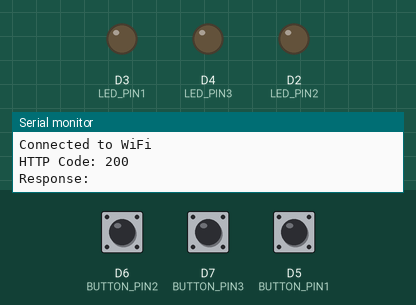
Simulated run of this sketch. Board: ESP8266 (NodeMCU). Parts: output pins drawn as LEDs (lit = HIGH), the last lines printed to the serial monitor. Inputs (shaded band) come from the test bench; at power-on: D6 (BUTTON_PIN2) HIGH, D7 (BUTTON_PIN3) HIGH, D5 (BUTTON_PIN1) HIGH. WiFi joins after 1.5 s; servers stay silent unless stated; uploads are accepted with an empty reply.

Above: at 3.2 s.
3.3 s: D6 (BUTTON_PIN2) pulled LOW for 1.45 s
At 5.2 s:
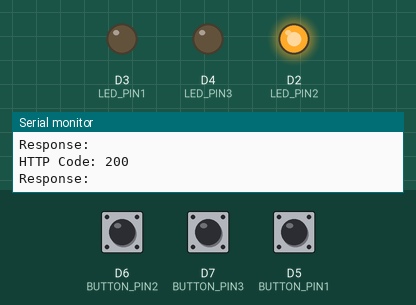
7.1 s: D7 (BUTTON_PIN3) pulled LOW for 1.45 s
At 8.9 s:
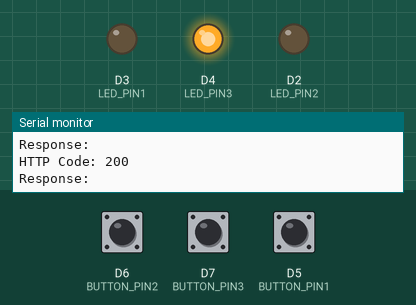
10.7 s: D5 (BUTTON_PIN1) pulled LOW for 1.45 s
At 12.0 s:
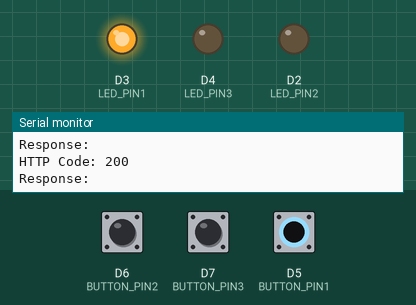
14.3 s: D5 (BUTTON_PIN1) pulled LOW for 3.2 s
At 18.8 s:
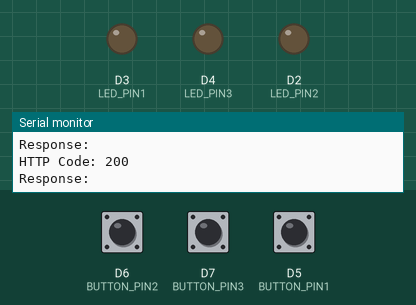
19.1 s: D6 (BUTTON_PIN2) pulled LOW for 3.2 s
At 20.9 s:
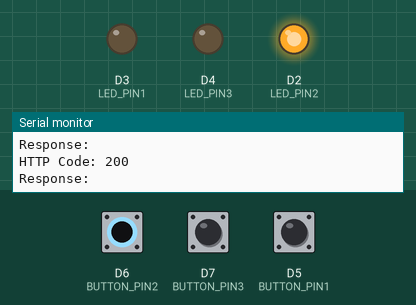
23.9 s: D6 (BUTTON_PIN2) driven LOW and D7 (BUTTON_PIN3) driven LOW
At 25.7 s:
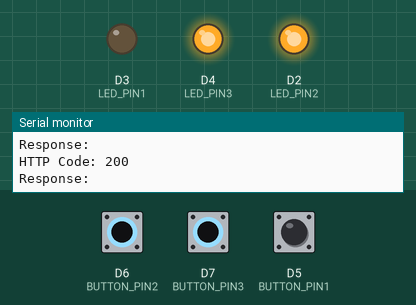
Timing chart, 0 to 27.2 s (numbered marks = the images above; inputs shaded):
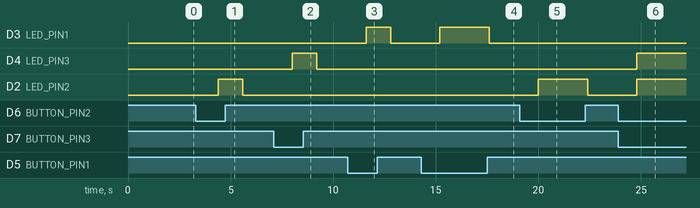

Measured:
- after the input at 3.3 s, D2 (LED_PIN2): LOW → HIGH after 1.1 s, → LOW 1.2 s later
- after the input at 7.1 s, D4 (LED_PIN3): LOW → HIGH after 0.90 s, → LOW 1.2 s later
- after the input at 10.7 s, D3 (LED_PIN1): LOW → HIGH after 0.91 s, → LOW 1.2 s later
- after the input at 14.3 s, D3 (LED_PIN1): LOW → HIGH after 0.91 s, → LOW 2.4 s later
- after the input at 19.1 s, D2 (LED_PIN2): LOW → HIGH after 0.91 s, → LOW 2.4 s later
- after the input at 23.9 s, D4 (LED_PIN3), D2 (LED_PIN2): LOW → HIGH after 0.91 s

The sketch:

multiple_switch.ino
```cpp
// #include <ESP8266WiFi.h>
// #include <ESP8266HTTPClient.h>
// #include <ArduinoJson.h>

// const char* ssid = "FTTH";
// const char* password = "12345678";
// const char* apiEndpoint = "http://apiabtex.tamilzorous.com/api/multiple_switch_on_off";

// #define BUTTON_PIN1 D5
// #define BUTTON_PIN2 D6
// #define BUTTON_PIN3 D7
// #define LED_PIN1    D3
// #define LED_PIN2    D2
// #define LED_PIN3    D4

// String buttonState1 = "";
// String buttonState2 = "";
// String buttonState3 = "";

// bool ledState1 = false;
// bool ledState2 = false;
// bool ledState3 = false;

// void setup() {
//     pinMode(LED_PIN1, OUTPUT);
//     pinMode(LED_PIN2, OUTPUT);
//     pinMode(LED_PIN3, OUTPUT);

//     pinMode(BUTTON_PIN1, INPUT_PULLUP);
//     pinMode(BUTTON_PIN2, INPUT_PULLUP);
//     pinMode(BUTTON_PIN3, INPUT_PULLUP);

//     Serial.begin(115200);

//     WiFi.begin(ssid, password);
//     while (WiFi.status() != WL_CONNECTED) {
//         delay(1000);
//     }
//     Serial.println("Connected to WiFi");
// }

// void loop() {
//     string buttonState1  = digitalRead(BUTTON_PIN1);
//     string buttonState2  = digitalRead(BUTTON_PIN2);
//     string buttonState3  = digitalRead(BUTTON_PIN3);

//     if (buttonState1 != String(reading1)) {
//         buttonState1 = String(reading1);
//         if (buttonState1 == "1") {
//             ledState1 = true;
//             digitalWrite(LED_PIN1, HIGH);
//         } else {
//             ledState1 = false;
//             digitalWrite(LED_PIN1, LOW);
//         }
//         sendStatusUpdate();
//     }

//     if (buttonState2 != String(reading2)) {
//         buttonState2 = String(reading2);
//         if (buttonState2 == "1") {
//             ledState2 = true;
//             digitalWrite(LED_PIN2, HIGH);
//         } else {
//             ledState2 = false;
//             digitalWrite(LED_PIN2, LOW);
//         }
//         sendStatusUpdate();
//     }

//     if (buttonState3 != String(reading3)) {
//         buttonState3 = String(reading3);
//         if (buttonState3 == "1") {
//             ledState3 = true;
//             digitalWrite(LED_PIN3, HIGH);
//         } else {
//             ledState3 = false;
//             digitalWrite(LED_PIN3, LOW);
//         }
//         sendStatusUpdate();
//     }
// }

// void sendStatusUpdate() {
//     if (WiFi.status() == WL_CONNECTED) {
//         WiFiClient client;
//         HTTPClient http;
//         http.begin(client, apiEndpoint);
//         http.addHeader("Content-Type", "application/json");

//         StaticJsonDocument<300> jsonPayload;
//         JsonArray switches = jsonPayload.createNestedArray("switch");

//         JsonObject switch1 = switches.createNestedObject();
//         switch1["switch"] = "1";
//         switch1["led_status"] = ledState1 ? "ON" : "OFF";

//         JsonObject switch2 = switches.createNestedObject();
//         switch2["switch"] = "2";
//         switch2["led_status"] = ledState2 ? "ON" : "OFF";

//         JsonObject switch3 = switches.createNestedObject();
//         switch3["switch"] = "3";
//         switch3["led_status"] = ledState3 ? "ON" : "OFF";

//         String payload;
//         serializeJson(jsonPayload, payload);

//         int httpCode = http.POST(payload);
//         String response = http.getString();
//         Serial.println("HTTP Code: " + String(httpCode));

//         if (httpCode == HTTP_CODE_OK) {
//             Serial.println("Response: " + response);
//         } else if (httpCode == HTTP_CODE_TOO_MANY_REQUESTS) {
//             Serial.println("Rate limit exceeded. Retrying later.");
//             delay(60000);
//         } else {
//             Serial.println("Error occurred. HTTP Code: " + String(httpCode));
//         }

//         http.end();
//     } else {
//         Serial.println("WiFi not connected. Check connection.");
//     }
// }


#include <ESP8266WiFi.h>
#include <ESP8266HTTPClient.h>
#include <ArduinoJson.h>

const char* ssid = "TZ Training Institute";
const char* password = "TZ@TZ@124$";
const char* apiEndpoint = "http://apiabtex.tamilzorous.com/api/multiple_switch_on_off";

#define BUTTON_PIN1 D5
#define BUTTON_PIN2 D6
#define BUTTON_PIN3 D7
#define LED_PIN1    D3
#define LED_PIN2    D2
#define LED_PIN3    D4

String buttonState1 = "";
String buttonState2 = "";
String buttonState3 = "";

bool ledState1 = false;
bool ledState2 = false;
bool ledState3 = false;

void setup() {
    pinMode(LED_PIN1, OUTPUT);
    pinMode(LED_PIN2, OUTPUT);
    pinMode(LED_PIN3, OUTPUT);

    pinMode(BUTTON_PIN1, INPUT_PULLUP);
    pinMode(BUTTON_PIN2, INPUT_PULLUP);
    pinMode(BUTTON_PIN3, INPUT_PULLUP);

    Serial.begin(115200);

    WiFi.begin(ssid, password);
    while (WiFi.status() != WL_CONNECTED) {
        delay(1000);
    }
    Serial.println("Connected to WiFi");
}

void loop() {
    String currentButtonState1 = digitalRead(BUTTON_PIN1) == LOW ? "1" : "0";
    String currentButtonState2 = digitalRead(BUTTON_PIN2) == LOW ? "1" : "0";
    String currentButtonState3 = digitalRead(BUTTON_PIN3) == LOW ? "1" : "0";

    if (currentButtonState1 != buttonState1) {
        buttonState1 = currentButtonState1;
        if (buttonState1 == "1") {
            ledState1 = true;
            digitalWrite(LED_PIN1, HIGH);
        } else {
            ledState1 = false;
            digitalWrite(LED_PIN1, LOW);
        }
    }

    if (currentButtonState2 != buttonState2) {
        buttonState2 = currentButtonState2;
        if (buttonState2 == "1") {
            ledState2 = true;
            digitalWrite(LED_PIN2, HIGH);
        } else {
            ledState2 = false;
            digitalWrite(LED_PIN2, LOW);
        }
    }

    if (currentButtonState3 != buttonState3) {
        buttonState3 = currentButtonState3;
        if (buttonState3 == "1") {
            ledState3 = true;
            digitalWrite(LED_PIN3, HIGH);
        } else {
            ledState3 = false;
            digitalWrite(LED_PIN3, LOW);
        }
    }

    sendStatusUpdate();
    delay(1000);
}

void sendStatusUpdate() {
    if (WiFi.status() == WL_CONNECTED) {
        WiFiClient client;
        HTTPClient http;
        http.begin(client, apiEndpoint);
        http.addHeader("Content-Type", "application/json");

        StaticJsonDocument<300> jsonPayload;
        JsonArray switches = jsonPayload.createNestedArray("switch");

        JsonObject switch1 = switches.createNestedObject();
        switch1["switch"] = "1";
        switch1["led_status"] = ledState1 ? "ON" : "OFF";

        JsonObject switch2 = switches.createNestedObject();
        switch2["switch"] = "2";
        switch2["led_status"] = ledState2 ? "ON" : "OFF";

        JsonObject switch3 = switches.createNestedObject();
        switch3["switch"] = "3";
        switch3["led_status"] = ledState3 ? "ON" : "OFF";

        String payload;
        serializeJson(jsonPayload, payload);

        int httpCode = http.POST(payload);
        String response = http.getString();
        Serial.println("HTTP Code: " + String(httpCode));

        if (httpCode == HTTP_CODE_OK) {
            Serial.println("Response: " + response);
        } else if (httpCode == HTTP_CODE_TOO_MANY_REQUESTS) {
            Serial.println("Rate limit exceeded. Retrying later.");
            delay(60000);
        } else {
            Serial.println("Error occurred. HTTP Code: " + String(httpCode));
        }

        http.end();
    } else {
        Serial.println("WiFi not connected. Check connection.");
    }
}
```
